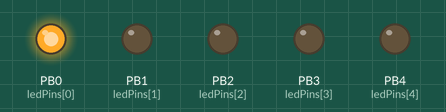
Simulated run of this sketch. Board: ATtiny85, built with avr-gcc and run on an emulated ATtiny85. On the bench: output pins drawn as LEDs (lit = HIGH).

Above: at 0.05 s.
At 0.65 s:
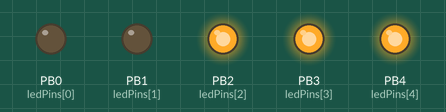
At 1.15 s:
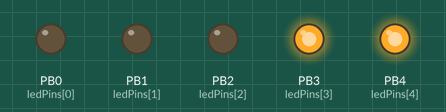
At 2.25 s:
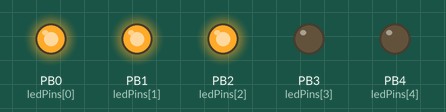
At 3.35 s:
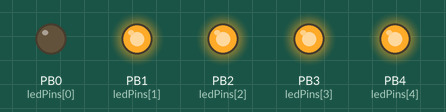
At 4.45 s:
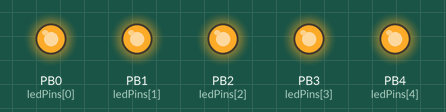
Timing chart, 0 to 4.8 s (numbered marks = the images above):
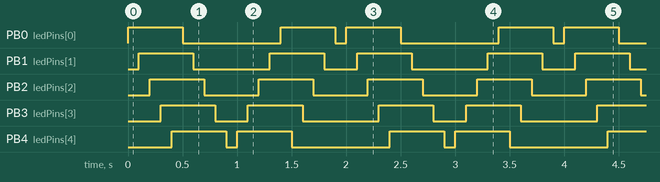

Measured:
- by itself, PB0 (ledPins[0]): repeats every 2.0 s: LOW 0.90 s, HIGH 0.50 s, LOW 0.10 s, HIGH 0.50 s
- by itself, PB1 (ledPins[1]): repeats every 2.0 s: LOW 0.70 s, HIGH 0.50 s, LOW 0.30 s, HIGH 0.50 s
- by itself, PB2 (ledPins[2]): alternates HIGH for 0.50 s and LOW for 0.50 s
- by itself, PB3 (ledPins[3]): repeats every 2.0 s: LOW 0.30 s, HIGH 0.50 s, LOW 0.70 s, HIGH 0.50 s
- by itself, PB4 (ledPins[4]): repeats every 2.0 s: LOW 0.10 s, HIGH 0.50 s, LOW 0.90 s, HIGH 0.50 s

The sketch:

veloRueckLicht.ino
```cpp
/*     ---------------------------------------------------------
 ----------------------------------------------------------------
 ----------------------------------------------------------------
 Code fuer Velo Ruecklicht

 - Modus 1 = Lauflicht
 - Modus 2 = 5 LED High

ATtiny 85
5 LEDs an 5 Pins mit 220Ohm Widerstand (5V)
Schiebeschalter mit Pulldown Widerstand an Pin 5
----------------------------------------------------------------
----------------------------------------------------------------
Original Code von:
|  Arduino Experimentation Kit Example Code             |
|  CIRC-02 .: 8 LED Fun :. (Multiple LEDs)   |

Code geändert von S.Witschi Juni 2013
 */

//Variables
int ledPins[] = {0,1,2,3,4};    //An array to hold the pin each LED is connected to
int blinkMode;                  // Set Variable for Blink Mode

void setup()
{

  //Set each pin connected to an LED to output mode (pulling high (on) or low (off)
  for(int i = 0; i < 4; i++){         //this is a loop and will repeat five times
      pinMode(ledPins[i],OUTPUT); //we use this to set each LED pin except pin5 to output
  }
pinMode(ledPins[4],INPUT); //set pin5 to output

 // check position of switch and set blimk mode
 if ((digitalRead(ledPins[4])) == LOW){
 blinkMode = 1;
 }
 else {
 blinkMode = 2;
 }
 pinMode(ledPins[4],OUTPUT); //set pin5 to input
}


void loop()                     // run over and over again
{
if (blinkMode == 1){
  oneAfterAnotherLoop();   //does the same as oneAfterAnotherNoLoop but with
}                             //much less typing
if (blinkMode == 2){
   for(int i = 0; i < 4; i++){         //this is a loop and will repeat eight times
      digitalWrite(ledPins[i],HIGH); //we use this to set each LED pin to output
  }                                   //the code this replaces is below
}
}

// Functions
/*
 * oneAfterAnotherLoop() - Will light one LED then delay for delayTime then light
 * the next LED until all LEDs are on it will then turn them off one after another
 */
void oneAfterAnotherLoop(){
  int delayTime = 100; //the time (in milliseconds) to pause between LEDs
                       //make smaller for quicker switching and larger for slower

//Turn Each LED on one after another
  for(int i = 0; i <= 4; i++){
    digitalWrite(ledPins[i], HIGH);  //Turns on LED #i each time this runs i
    delay(delayTime);                //gets one added to it so this will repeat
  }                                  //5 times the first time i will = 0 the final
                                     //time i will equal 4;
  for(int i = 0; i <= 4; i++){
    digitalWrite(ledPins[i], LOW);  //Turns on LED #i each time this runs i
    delay(delayTime);                //gets one added to it so this will repeat
  }                                  //5 times the first time i will = 0 the final

//Turn Each LED off one after another
  for(int i = 4; i >= 0; i--){  //same as above but rather than starting at 0 and counting up
                                //we start at seven and count down
    digitalWrite(ledPins[i], HIGH);  //Turns off LED #i each time this runs i
    delay(delayTime);                //gets one subtracted from it so this will repeat
  }                                  //5 times the first time i will = 4 the final
                                    //time it will equal 0
  for(int i = 4; i >= 0; i--){  //same as above but rather than starting at 0 and counting up
                                //we start at seven and count down
    digitalWrite(ledPins[i], LOW);  //Turns off LED #i each time this runs i
    delay(delayTime);                //gets one subtracted from it so this will repeat
  }                                  //5 times the first time i will = 4 the final


}
```
